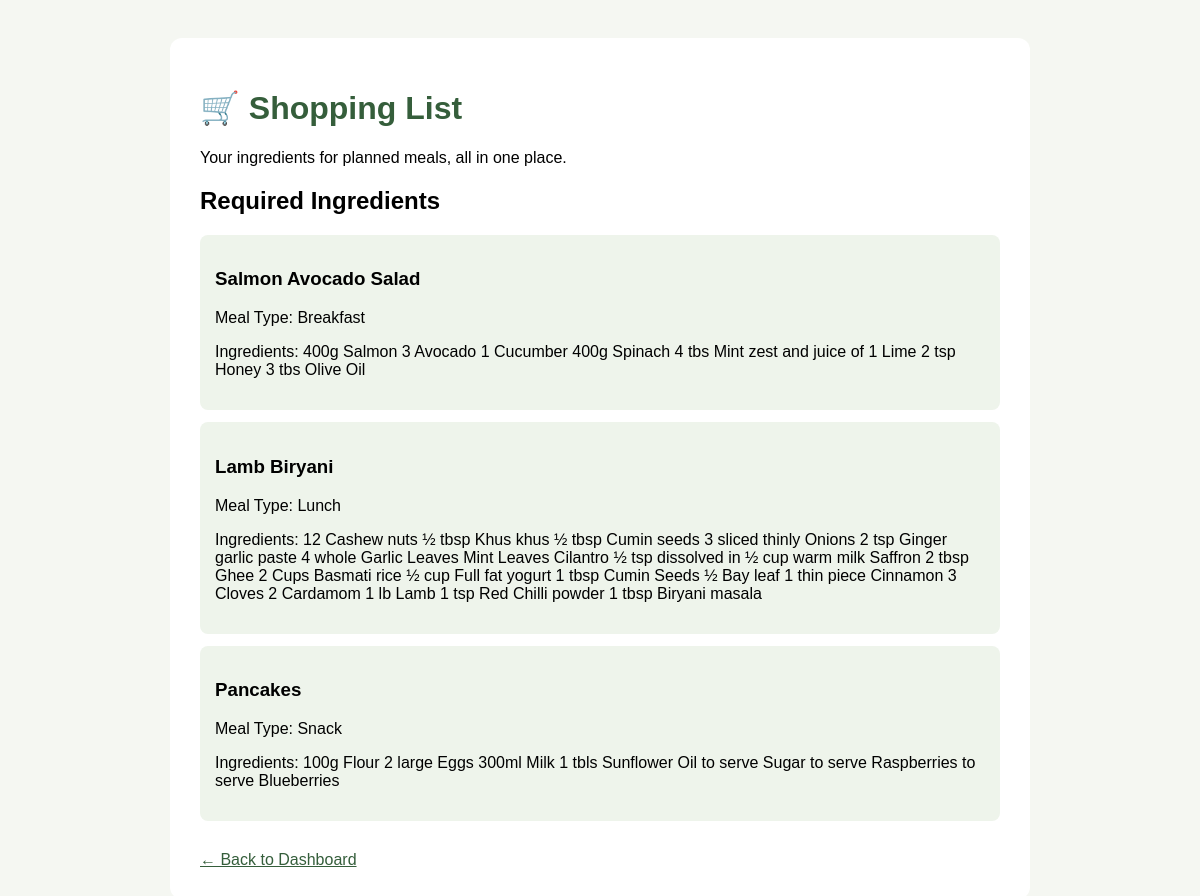
/shopping, run on the app's committed database.
### tables this page shows
CREATE TABLE meals (
            id INTEGER PRIMARY KEY AUTOINCREMENT,
            meal_name TEXT NOT NULL,
            meal_type TEXT NOT NULL,
            meal_date TEXT NOT NULL,
            ingredients TEXT
        );

### app.py (the view)
@app.route("/shopping")
def shopping():
    conn = get_db()
    meals = conn.execute(
        "SELECT * FROM meals"
    ).fetchall()
    conn.close()
    return render_template("shopping.html", meals=meals)

### app.py (called while the page is built)
def get_db():
    conn = sqlite3.connect(DATABASE)
    conn.row_factory = sqlite3.Row
    return conn

### templates/shopping.html (shortened to what this page needs)
<!DOCTYPE html>
<html>
<head>
</head>
<body>
<div class="container">
    <h1>🛒 Shopping List</h1>
    <p>Your ingredients for planned meals, all in one place.</p>
    <h2>Required Ingredients</h2>
    {% for meal in meals %}
    <div class="item">
        <h3>{{ meal[1] }}</h3>
        <p>Meal Type: {{ meal[2] }}</p>
        <p>Ingredients: {{ meal[4] }}</p>
    </div>
    {% else %}
    <p>No ingredients available. Add meals first!</p>
    {% endfor %}
    <br>
    <a href="/dashboard">← Back to Dashboard</a>
</div>
</body>
</html>

### templates/shopping.html (style rules this page uses)
body { font-family: Arial, sans-serif; background: #f5f7f2; padding: 30px; }
.container { max-width: 800px; margin: auto; background: white; padding: 30px; border-radius: 12px; }
h1 { color: #355e3b; }
.item { background: #eef4eb; padding: 15px; margin: 12px 0; border-radius: 8px; }
a { color: #355e3b; }

### data on the page
meals: meal_name "Salmon Avocado Salad", meal_type "Breakfast", ingredients "400g Salmon 3 Avocado 1 Cucumber 400g Spinach 4 tbs Mint zest and juice of 1 Lime 2 tsp Honey 3 tbs Olive Oil"
meals: meal_name "Lamb Biryani", meal_type "Lunch", ingredients "12 Cashew nuts ½ tbsp Khus khus ½ tbsp Cumin seeds 3 sliced thinly Onions 2 tsp Ginger garlic paste 4 whole Garlic Leaves Mint Leaves Cilantro ½ tsp dissolved in ½ cup warm milk Saffron 2 tbsp Ghee 2 Cups Basmati rice ½ cup Full fat yogurt 1 tbsp Cumin Seeds ½ Bay leaf 1 thin piece Cinnamon 3 Cloves 2 Cardamom 1 lb Lamb 1 tsp Red Chilli powder 1 tbsp Biryani masala"
meals: meal_name "Pancakes", meal_type "Snack", ingredients "100g Flour 2 large Eggs 300ml Milk 1 tbls Sunflower Oil to serve Sugar to serve Raspberries to serve Blueberries"
